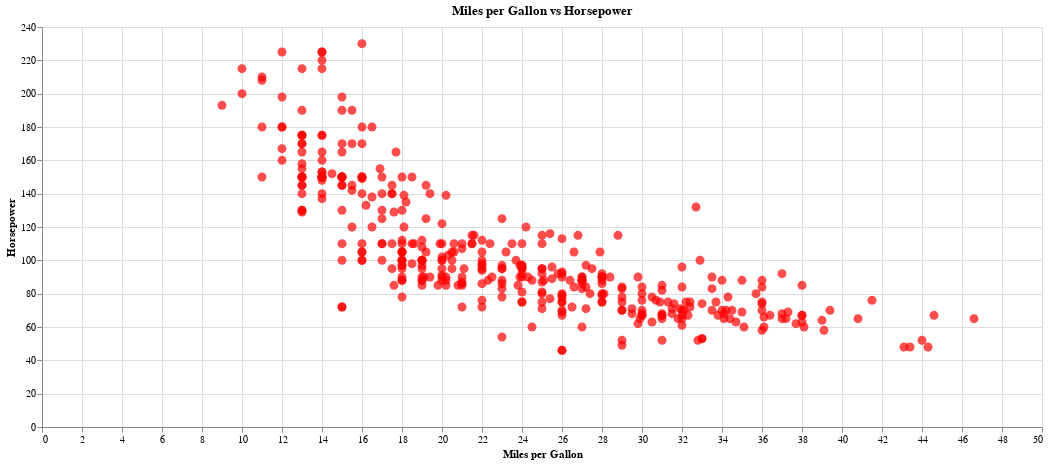

Notebook code cell kept with this figure:
### Code cell
# https://altair-viz.github.io/gallery/scatter_tooltips.html

scatter_chart_data_cars = alt.Chart(data_cars).mark_point(color='rgb(255, 0, 0)', filled=True, size=80).encode(
    x=alt.X('Miles_per_Gallon:Q', title='Miles per Gallon'),
    y=alt.Y('Horsepower:Q', title='Horsepower'),
    tooltip=['Name', 'Origin', 'Horsepower', 'Miles_per_Gallon'],
).properties(
    title='Miles per Gallon vs Horsepower',
    width=1000,
    height=400
).interactive()

scatter_chart_data_cars

### Figure 1 — Vega-Lite specification as saved in the notebook (floating-point values rounded to 4 significant figures; data arrays with more than 128 entries replaced by an {"elided": "..."} marker saying what was removed)
{"config": {"view": {"continuousWidth": 300, "continuousHeight": 300}}, "data": {"name": "data-583e73726c1545c56c203344161a975c"}, "mark": {"type": "point", "color": "rgb(255, 0, 0)", "filled": true, "size": 80}, "encoding": {"tooltip": [{"field": "Name", "type": "nominal"}, {"field": "Origin", "type": "nominal"}, {"field": "Horsepower", "type": "quantitative"}, {"field": "Miles_per_Gallon", "type": "quantitative"}], "x": {"field": "Miles_per_Gallon", "title": "Miles per Gallon", "type": "quantitative"}, "y": {"field": "Horsepower", "title": "Horsepower", "type": "quantitative"}}, "height": 400, "params": [{"name": "param_41", "select": {"type": "interval", "encodings": ["x", "y"]}, "bind": "scales"}], "title": "Miles per Gallon vs Horsepower", "width": 1000, "$schema": "https://vega.github.io/schema/vega-lite/v5.20.1.json", "datasets": {"data-583e73726c1545c56c203344161a975c": {"elided": "406 records"}}}
